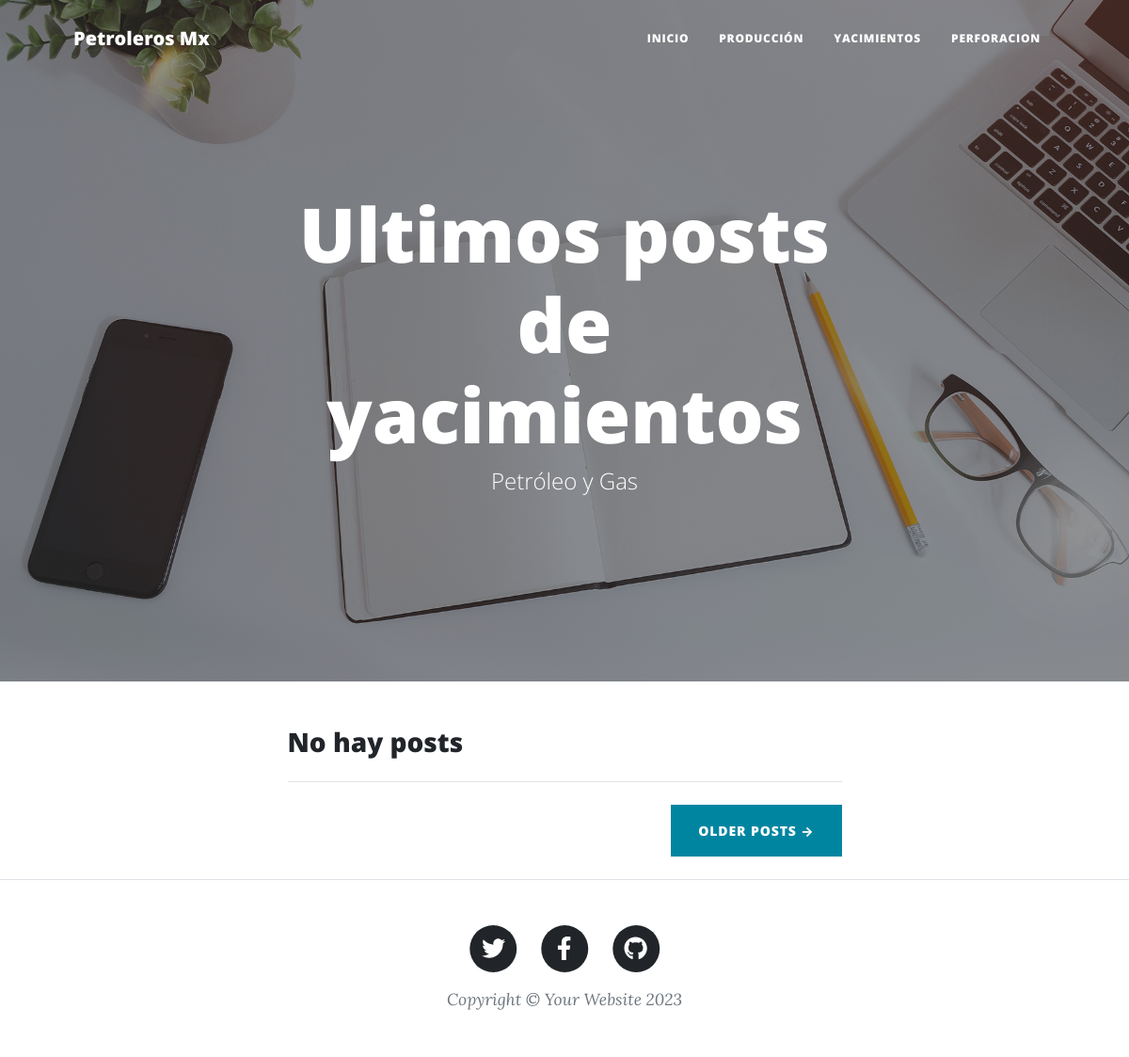
Page /yacimiento on the earlier database version.
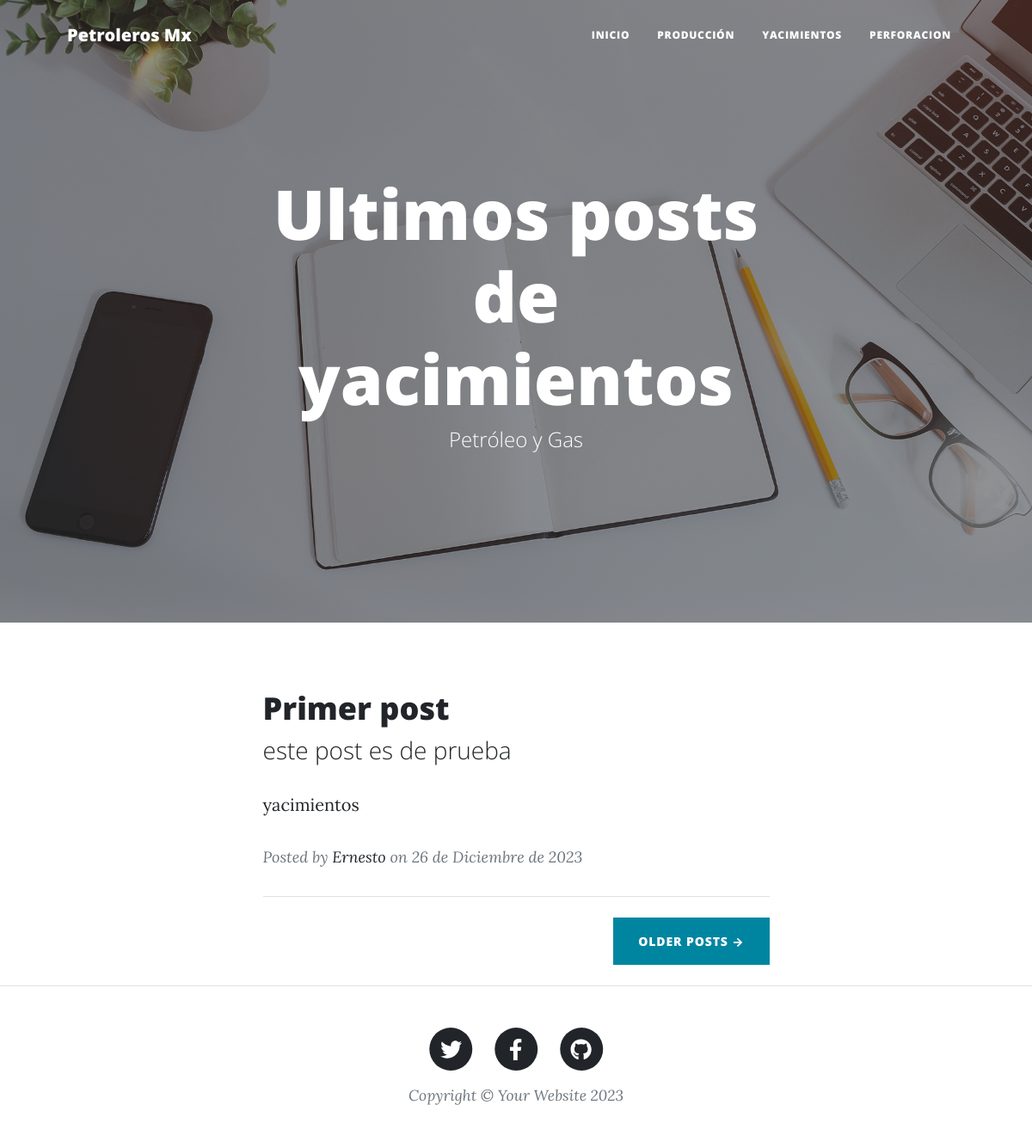
Same page on the later database version.
### blog/models.py (models this page shows, shortened)
class Post(models.Model):
    titulo = models.CharField('Titulo', max_length = 90, null = False, blank = False)
    slug = models.SlugField('Slug', unique = True, null = True, blank = True)
    descripcion = models.CharField('Descripción', max_length = 110, null = False, blank = False)
    contenido = RichTextField('Contenido', null = False, blank = False)
    imagen = models.URLField('Imagen', null = False, blank = False)
    autor = models.ForeignKey(Autor, on_delete = models.CASCADE)
    categoria = models.ForeignKey(Categoria, on_delete = models.CASCADE)
    estado = models.BooleanField('Publicado/No publicado', default = True)
    fecha_creacion = models.DateField('Feacha de creación', auto_now = False, auto_now_add = True)
    class Meta:
        verbose_name = 'Post'
        verbose_name_plural = 'Posts'

class Categoria(models.Model):
    nombre = models.CharField('Nombre de la Categoría', max_length = 100, null = True, blank = False)
    estado = models.BooleanField('Activada/No activada', default = True)
    fecha_creacion = models.DateField('Fecha de creación', auto_now = False, auto_now_add = True)
    class Meta:
        verbose_name = 'Categoría'
        verbose_name_plural = 'Categorias'
    def __str__(self):
        return self.nombre

class Autor(models.Model):
    nombres = models.CharField('Nombres de autor', max_length = 250, null = False, blank = False)
    apellidos = models.CharField('Apellidos de autor', max_length = 250, null = False, blank = False)
    linkedin = models.URLField('LinkedIn', null = True, blank = True)
    facebook = models.URLField('Facebook', null = True, blank = True)
    instagram = models.URLField('Instagram', null = True, blank = True)
    twitter = models.URLField('x', null = True, blank = True)
    email = models.EmailField('Email', null = False, blank = False)
    estado = models.BooleanField('Activo/Desactivado', default = True)
    fecha_creacion = models.DateField('Fecha de creación', auto_now = False, auto_now_add = True)
    class Meta:
        verbose_name = 'Autor'
        verbose_name_plural = 'Autores'
    def __str__(self):
        return self.nombres

### blog/views.py (the view)
# urls.py: path('yacimiento', YacimientosView.as_view(), name='yacimientos'),
class YacimientosView(ListView):
    model = Post
    template_name = 'yacimientos.html'
    context_object_name = 'posts_aprobados'
    def get_queryset(self):
        categoria_ = Categoria.objects.get(nombre='yacimientos')
        posts_yacimientos = Post.objects.filter(estado = True, categoria = categoria_)
        return posts_yacimientos

### blog/templates/yacimientos.html (shortened to what this page needs)
{% extends 'index.html' %}
{% block encabezado_principal %} Ultimos posts de yacimientos {% endblock %}

### blog/templates/index.html (shortened to what the changed rows need)
<!DOCTYPE html>
<html lang="es">
    <head>
        <link href="/static/css/styles.css" rel="stylesheet" />
    </head>
    <body>
        <header class="masthead" style="background-image: url('/static/assets/img/home-bg.jpg')">
            <div class="container position-relative px-4 px-lg-5">
                <div class="row gx-4 gx-lg-5 justify-content-center">
                    <div class="col-md-10 col-lg-8 col-xl-7">
                        <div class="site-heading">
                            <h1>{% block encabezado_principal %}Recursos petroleros {% endblock %}</h1>
                        </div>
                    </div>
                </div>
            </div>
        </header>
        <div class="container px-4 px-lg-5">
            <div class="row gx-4 gx-lg-5 justify-content-center">
                <div class="col-md-10 col-lg-8 col-xl-7">
                    {% if posts_aprobados %}
                    {% for post in posts_aprobados %}
                    <div class="post-preview">
                        <a href="{% url 'post-detail' post.categoria post.slug %}">
                            <h2 class="post-title">{{post.titulo}}</h2>
                            <h3 class="post-subtitle">{{post.descripcion}}</h3>
                            <p>{{post.categoria}}</p>
                        </a>
                        <p class="post-meta">
                            Posted by
                            <a href="#!">{{post.autor}}</a>
                            on {{post.fecha_creacion}}
                        </p>
                    </div>
                    {% endfor %}
                    {% else %}
                    <h3>No hay posts</h3>
                    {% endif%}
                    <hr class="my-4" />
                    <div class="d-flex justify-content-end mb-4"><a class="btn btn-primary text-uppercase" href="#!">Older Posts →</a></div>
                </div>
            </div>
        </div>
    </body>
</html>

Differences in the rows shown:
added Post: titulo "Primer post", descripcion "este post es de prueba", categoria "yacimientos", autor "Ernesto", fecha_creacion "26 de Diciembre de 2023"
Other differences:
text no longer shown: "No hay posts"
